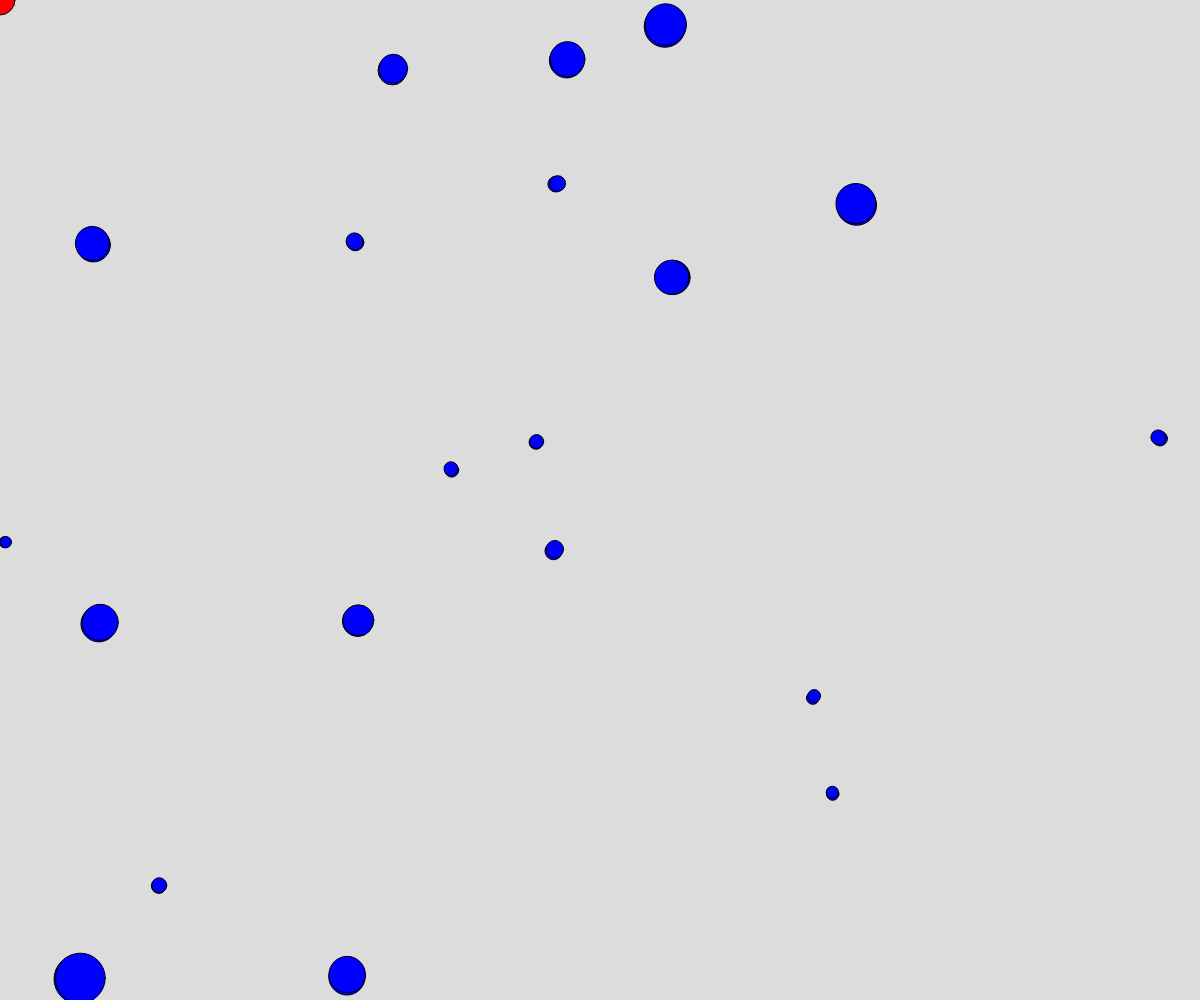
Frame 1 (no input)
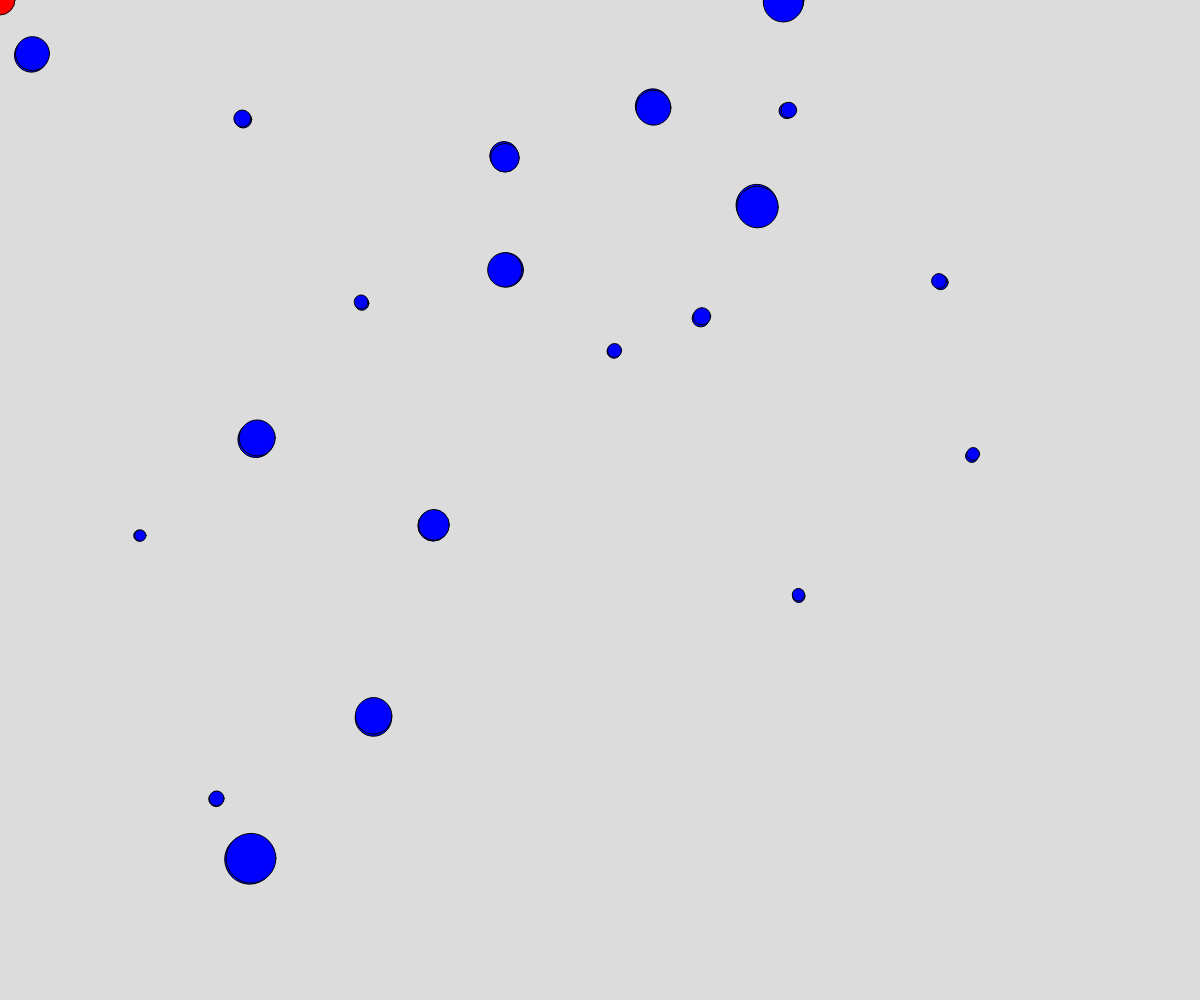
Frame 60 (no input)
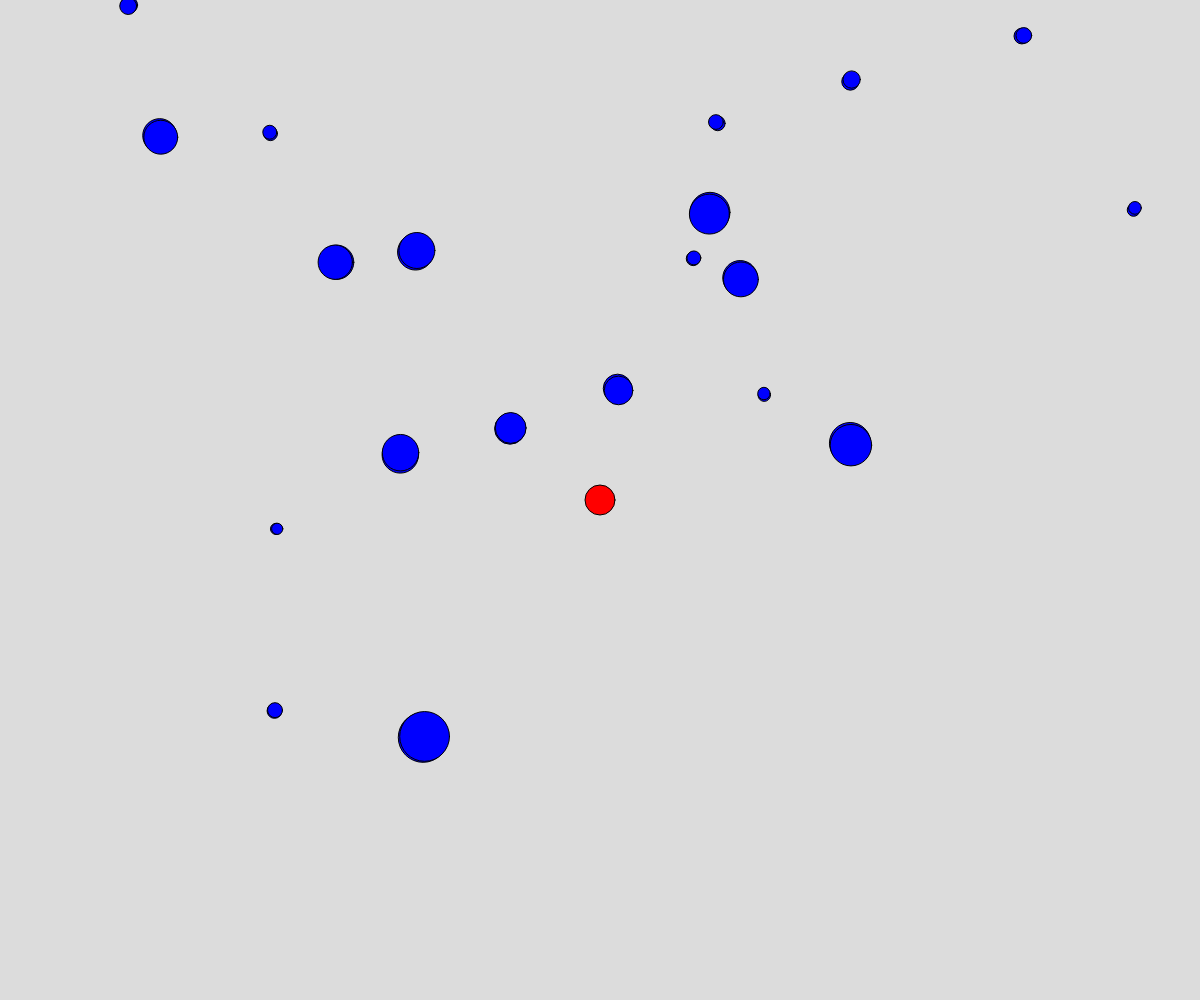
Frame 120 (the mouse pressed at the canvas centre since frame 60)

The p5.js sketch that drew these frames (run headless with seeded random() and noise() and a simulated clock; from frame 60 on, the mouse is pressed at the canvas centre):

// p5.js sketch
// ── sketch.js
let gameOver = false;
let smallFishes = [];

function setup() {
  createCanvas(windowWidth, windowHeight); 
  bigFish = new BigFish(); 
  

  for (let i = 0; i < 20; i++) { 
    smallFishes.push(new SmallFish(random(width), random(height),random(10,50)));
  }
}

function draw() {
  background(220);
  if (!gameOver) {
    bigFish.move();
    bigFish.show();


    smallFishes.forEach(fish => {
      fish.move();
      fish.show();
    });

    for (let i = smallFishes.length - 1; i >= 0; i--) {
      let s = smallFishes[i];
      s.move();
      s.show();

      // 如果大鱼和小鱼相撞
      if (dist(bigFish.x, bigFish.y, s.x, s.y) < (bigFish.size / 2 + s.size / 2)) {
        if (bigFish.size < s.size) { // 如果大鱼比小鱼小，则游戏结束
          gameOver = true;
          break;
        } else { // 否则，小鱼被吃掉
          smallFishes.splice(i, 1);
          smallFishes.push(new SmallFish(random(10, 50))); // 生成新的小鱼，大小随机
        }
      }
    }
  } else {
    fill(255, 0, 0);
    textSize(32);
    textAlign(CENTER, CENTER);
    text("GAME OVER", width / 2, height / 2);
  }
}


// ── bigfish.js
class BigFish {
    constructor() {
      this.x = mouseX;
      this.y = mouseY;
      this.size = 30;
    }
  
    move() {
      this.x = mouseX; 
      this.y = mouseY; 
    }
  
    show() {
      fill(255, 0, 0); 
      ellipse(this.x, this.y, this.size, this.size); // 绘制大鱼
    }
  }
  
// ── smallfish.js
class SmallFish {
    constructor(dx, dy, size) {
      /*this.x = random(width);
      this.y = random(height);*/
        this.x = dx;
        this.y = dy;
        this.velocity = createVector(random(-2,2),random(-2.2))
      this.size = size; 
      this.speed = 2; 
    }
  
    move() {
      this.x += this.velocity.x;
        this.y += this.velocity.y;
        
        if (this.x <= 0 || this.x >= width) {
            this.velocity.x *= -1; 
          }
          if (this.y <= 0 || this.y >= height) {
            this.velocity.y *= -1; 
          }
    }
  
    show() {
      fill(0, 0, 255); 
      ellipse(this.x, this.y, this.size, this.size); // 绘制小鱼
    }
  }
  
